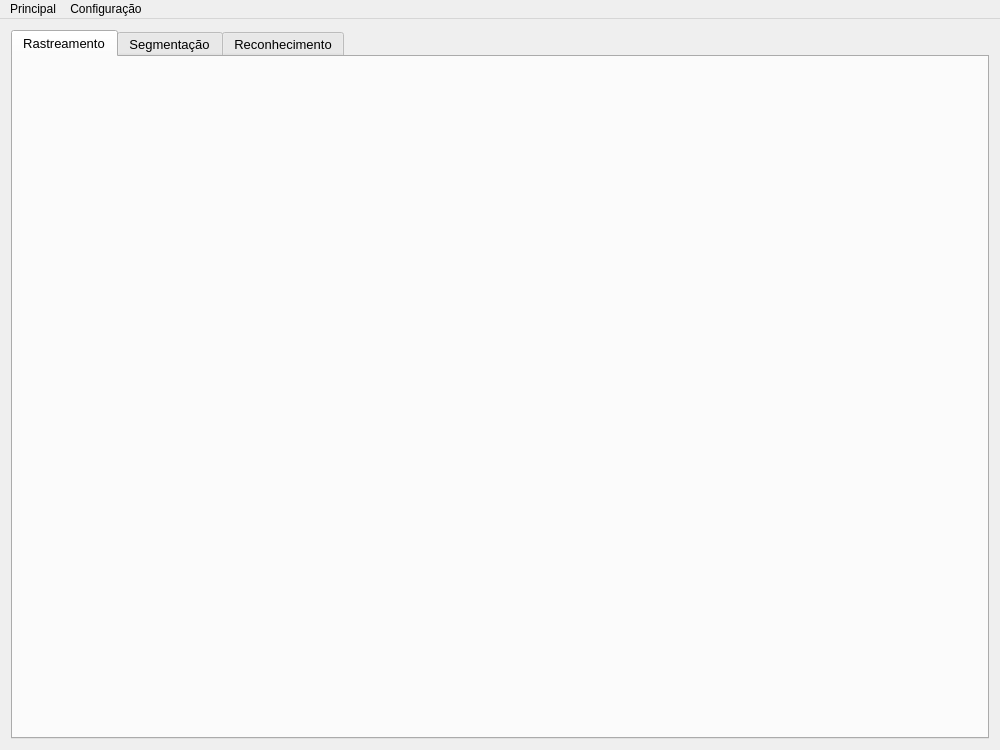
<?xml version="1.0" encoding="UTF-8"?>
<ui version="4.0">
 <class>MainWindow</class>
 <widget class="QMainWindow" name="MainWindow">
  <property name="geometry">
   <rect>
    <x>0</x>
    <y>0</y>
    <width>1000</width>
    <height>750</height>
   </rect>
  </property>
  <property name="windowTitle">
   <string>Expt-o 3D</string>
  </property>
  <widget class="QWidget" name="tabMain">
   <layout class="QHBoxLayout" name="horizontalLayout_2">
    <item>
     <layout class="QHBoxLayout" name="horizontalLayout">
      <item>
       <widget class="QTabWidget" name="maintab">
        <property name="font">
         <font>
          <pointsize>10</pointsize>
         </font>
        </property>
        <property name="currentIndex">
         <number>0</number>
        </property>
        <widget class="TrackingWidget" name="tracking">
         <attribute name="title">
          <string>Rastreamento</string>
         </attribute>
        </widget>
        <widget class="ClusteringWidget" name="clustering">
         <attribute name="title">
          <string>Segmentação</string>
         </attribute>
        </widget>
        <widget class="QWidget" name="recognition">
         <property name="contextMenuPolicy">
          <enum>Qt::NoContextMenu</enum>
         </property>
         <attribute name="title">
          <string>Reconhecimento</string>
         </attribute>
        </widget>
       </widget>
      </item>
     </layout>
    </item>
   </layout>
  </widget>
  <widget class="QMenuBar" name="menuBar">
   <property name="geometry">
    <rect>
     <x>0</x>
     <y>0</y>
     <width>1000</width>
     <height>31</height>
    </rect>
   </property>
   <widget class="QMenu" name="menu3D_Camera">
    <property name="title">
     <string>Principal</string>
    </property>
    <addaction name="actionExit"/>
   </widget>
   <widget class="QMenu" name="menuCamera_settings">
    <property name="title">
     <string>Configuração</string>
    </property>
    <widget class="QMenu" name="menuDepthImgMode">
     <property name="title">
      <string>Depth image mode</string>
     </property>
     <addaction name="actionDepthImgDefault_mode"/>
     <addaction name="actionDepthImgSXGA_15Hz"/>
     <addaction name="actionDepthImgVGA_30Hz"/>
     <addaction name="actionDepthImgVGA_25Hz"/>
     <addaction name="actionDepthImgQVGA_25_Hz"/>
     <addaction name="actionDepthImgQVGA_30Hz"/>
     <addaction name="actionDepthImgQVGA_60Hz"/>
     <addaction name="actionDepthImgQQVGA_25Hz"/>
     <addaction name="actionDepthImgQQVGA_30Hz"/>
     <addaction name="actionDepthImgQQVGA_60Hz"/>
    </widget>
    <widget class="QMenu" name="menuImage_mode">
     <property name="title">
      <string>Image mode</string>
     </property>
     <addaction name="actionImageDefault_mode"/>
     <addaction name="actionImageSXGA_15Hz"/>
     <addaction name="actionImageVGA_30Hz"/>
     <addaction name="actionImageVGA_25Hz"/>
     <addaction name="actionImageQVGA_25Hz"/>
     <addaction name="actionImageQVGA_30Hz"/>
     <addaction name="actionImageQVGA_60Hz"/>
     <addaction name="actionImageQQVGA_25Hz"/>
     <addaction name="actionImageQQVGA_30Hz"/>
     <addaction name="actionImageQQVGA_60Hz"/>
    </widget>
    <addaction name="actionUse_simulation"/>
    <addaction name="menuDepthImgMode"/>
    <addaction name="menuImage_mode"/>
   </widget>
   <addaction name="menu3D_Camera"/>
   <addaction name="menuCamera_settings"/>
  </widget>
  <action name="actionExit">
   <property name="text">
    <string>Sair</string>
   </property>
   <property name="font">
    <font>
     <pointsize>10</pointsize>
    </font>
   </property>
  </action>
  <action name="actionError">
   <property name="text">
    <string>Error</string>
   </property>
  </action>
  <action name="actionWarning">
   <property name="text">
    <string>Warning</string>
   </property>
  </action>
  <action name="actionInfo">
   <property name="text">
    <string>Info</string>
   </property>
  </action>
  <action name="actionDebug">
   <property name="text">
    <string>Debug</string>
   </property>
  </action>
  <action name="actionUse_simulation">
   <property name="checkable">
    <bool>true</bool>
   </property>
   <property name="checked">
    <bool>true</bool>
   </property>
   <property name="text">
    <string>Use simulation</string>
   </property>
  </action>
  <action name="actionDepthImgDefault_mode">
   <property name="checkable">
    <bool>true</bool>
   </property>
   <property name="checked">
    <bool>true</bool>
   </property>
   <property name="text">
    <string>Default mode</string>
   </property>
  </action>
  <action name="actionDepthImgSXGA_15Hz">
   <property name="checkable">
    <bool>true</bool>
   </property>
   <property name="text">
    <string>SXGA 15Hz</string>
   </property>
  </action>
  <action name="actionDepthImgVGA_30Hz">
   <property name="checkable">
    <bool>true</bool>
   </property>
   <property name="text">
    <string>VGA 30Hz</string>
   </property>
  </action>
  <action name="actionDepthImgVGA_25Hz">
   <property name="checkable">
    <bool>true</bool>
   </property>
   <property name="text">
    <string>VGA 25Hz</string>
   </property>
  </action>
  <action name="actionDepthImgQVGA_25_Hz">
   <property name="checkable">
    <bool>true</bool>
   </property>
   <property name="text">
    <string>QVGA 25Hz</string>
   </property>
  </action>
  <action name="actionDepthImgQVGA_30Hz">
   <property name="checkable">
    <bool>true</bool>
   </property>
   <property name="text">
    <string>QVGA 30Hz</string>
   </property>
  </action>
  <action name="actionDepthImgQQVGA_60Hz">
   <property name="checkable">
    <bool>true</bool>
   </property>
   <property name="text">
    <string>QQVGA 60Hz</string>
   </property>
  </action>
  <action name="actionDepthImgQQVGA_30Hz">
   <property name="checkable">
    <bool>true</bool>
   </property>
   <property name="text">
    <string>QQVGA 30Hz</string>
   </property>
  </action>
  <action name="actionImageDefault_mode">
   <property name="checkable">
    <bool>true</bool>
   </property>
   <property name="checked">
    <bool>true</bool>
   </property>
   <property name="text">
    <string>Default mode</string>
   </property>
  </action>
  <action name="actionImageSXGA_15Hz">
   <property name="checkable">
    <bool>true</bool>
   </property>
   <property name="text">
    <string>SXGA 15Hz</string>
   </property>
  </action>
  <action name="actionImageVGA_30Hz">
   <property name="checkable">
    <bool>true</bool>
   </property>
   <property name="text">
    <string>VGA 30Hz</string>
   </property>
  </action>
  <action name="actionImageVGA_25Hz">
   <property name="checkable">
    <bool>true</bool>
   </property>
   <property name="text">
    <string>VGA 25Hz</string>
   </property>
  </action>
  <action name="actionImageQVGA_25Hz">
   <property name="checkable">
    <bool>true</bool>
   </property>
   <property name="text">
    <string>QVGA 25Hz</string>
   </property>
  </action>
  <action name="actionImageQVGA_30Hz">
   <property name="checkable">
    <bool>true</bool>
   </property>
   <property name="text">
    <string>QVGA 30Hz</string>
   </property>
  </action>
  <action name="actionImageQVGA_60Hz">
   <property name="checkable">
    <bool>true</bool>
   </property>
   <property name="text">
    <string>QVGA 60Hz</string>
   </property>
  </action>
  <action name="actionImageQQVGA_25Hz">
   <property name="checkable">
    <bool>true</bool>
   </property>
   <property name="text">
    <string>QQVGA 25Hz</string>
   </property>
  </action>
  <action name="actionImageQQVGA_30Hz">
   <property name="checkable">
    <bool>true</bool>
   </property>
   <property name="text">
    <string>QQVGA 30Hz</string>
   </property>
  </action>
  <action name="actionImageQQVGA_60Hz">
   <property name="checkable">
    <bool>true</bool>
   </property>
   <property name="text">
    <string>QQVGA 60Hz</string>
   </property>
  </action>
  <action name="actionDepthImgQVGA_60Hz">
   <property name="checkable">
    <bool>true</bool>
   </property>
   <property name="text">
    <string>QVGA 60Hz</string>
   </property>
  </action>
  <action name="actionDepthImgQQVGA_25Hz">
   <property name="checkable">
    <bool>true</bool>
   </property>
   <property name="text">
    <string>QQVGA 25Hz</string>
   </property>
  </action>
 </widget>
 <layoutdefault spacing="6" margin="11"/>
 <customwidgets>
  <customwidget>
   <class>TrackingWidget</class>
   <extends>QWidget</extends>
   <header location="global">widget/TrackingWidget.h</header>
   <container>1</container>
  </customwidget>
  <customwidget>
   <class>ClusteringWidget</class>
   <extends>QWidget</extends>
   <header location="global">widget/ClusteringWidget.h</header>
   <container>1</container>
  </customwidget>
 </customwidgets>
 <resources/>
 <connections/>
</ui>
